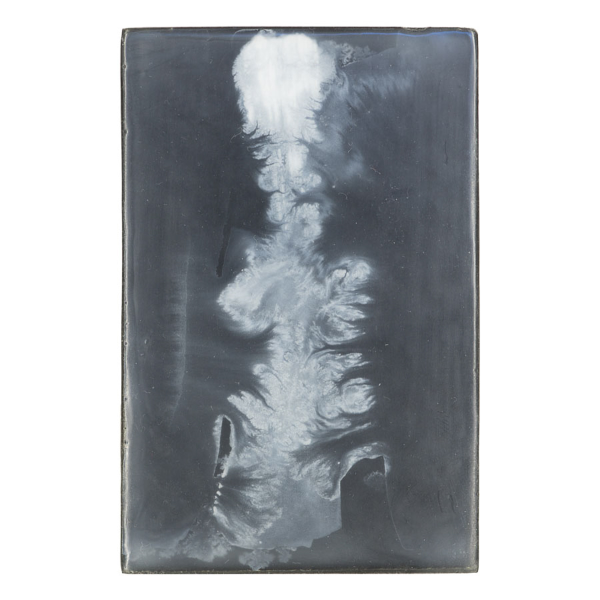
#> input picture assets/images/encaustic-paintings/All Thats Left.jpg, 1200 x 1200 px (shown at 1/2 size); its folder holds 4 pictures in this run
$ python resize_script.py
#> lines starting #> are read from the running program, lines starting #| are printed output that depends on the picture
from PIL import Image
import os

# --- CONFIGURATION: EDIT THIS SECTION ---

# 1. The specific folder you want to process right now
#    (Relative to where this script is located)
target_folder = 'assets/images/encaustic-paintings'

# 2. The new dimensions
target_width = 800
target_height = 600

# 3. Choose your resize mode (True or False)
#    True  = Force exact size (might stretch/squash the image)
#    False = Keep aspect ratio (fits image inside the box, no distortion)
FORCE_EXACT_SIZE = False

# ----------------------------------------

def process_images():
    # Define output path (creates a 'resized' folder inside the target folder)
    output_folder = os.path.join(target_folder, 'resized')

    if not os.path.exists(target_folder):
        print(f"Error: The folder '{target_folder}' does not exist.")
        return

    if not os.path.exists(output_folder):
        os.makedirs(output_folder)
        print(f"Created output folder: {output_folder}")

    count = 0

    print(f"Processing images in: {target_folder}...")

    for filename in os.listdir(target_folder):
        # Skip the 'resized' folder itself and non-image files
        if filename == 'resized':
            continue

        if filename.lower().endswith(('.png', '.jpg', '.jpeg', '.tiff', '.bmp', '.gif')):
            try:
                input_path = os.path.join(target_folder, filename)
                output_path = os.path.join(output_folder, filename)

                with Image.open(input_path) as img:
                    # Handle Convert to RGB if saving as JPG (prevents errors with PNG alphas)
#> img is the input picture: PIL image 1200x1200 RGB; mean R, G, B 173.9, 177.6, 181.5
                    if img.mode in ("RGBA", "P"):
                        img = img.convert("RGB")

                    if FORCE_EXACT_SIZE:
                        # Forces image to be exactly 800x600 (Stretches)
                        new_img = img.resize((target_width, target_height))
                        new_img.save(output_path)
                    else:
                        # Resizes to fit WITHIN 800x600 (Maintains shapes)
                        img.thumbnail((target_width, target_height))
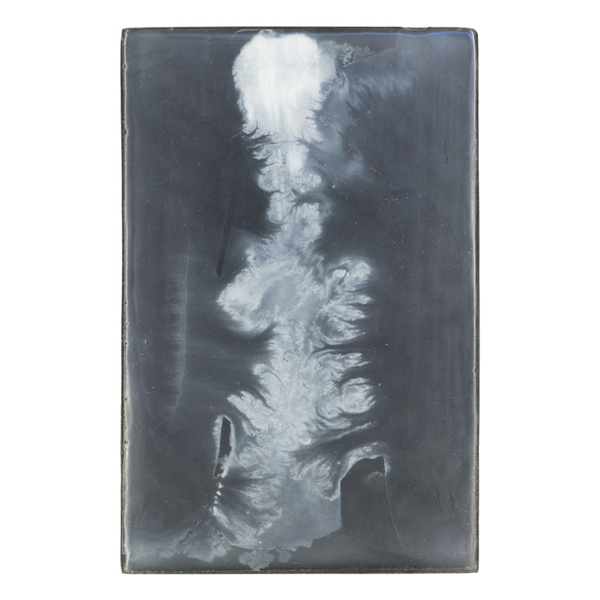
#> img: PIL image 600x600 RGB; mean R, G, B 173.9, 177.6, 181.5
                        img.save(output_path)

                    print(f"  [OK] {filename}")
                    count += 1

            except Exception as e:
                print(f"  [ERROR] {filename}: {e}")
#> pass 2 of the loop in process_images, `for filename in os.listdir(target_folder):`:
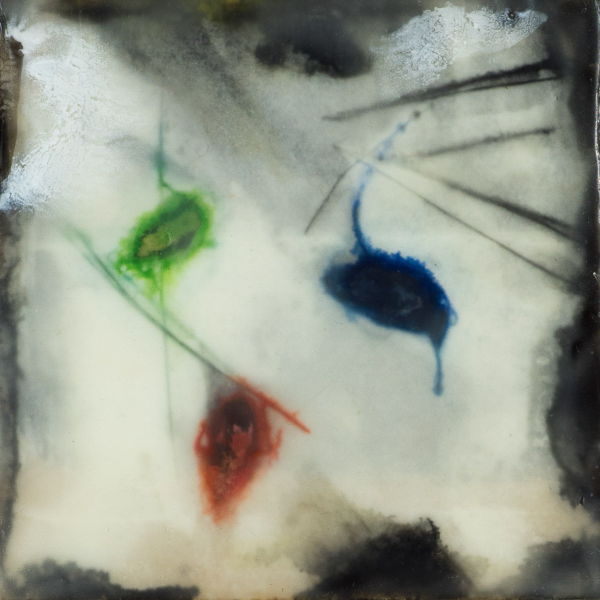
#> input picture assets/images/encaustic-paintings/Encaustic VII.jpg, 1200 x 1200 px (shown at 1/2 size)
#> in process_images, img is the input picture: PIL image 1200x1200 RGB; mean R, G, B 150.8, 155.8, 141.7
#> in process_images, `img.thumbnail((target_width, target_height))`:
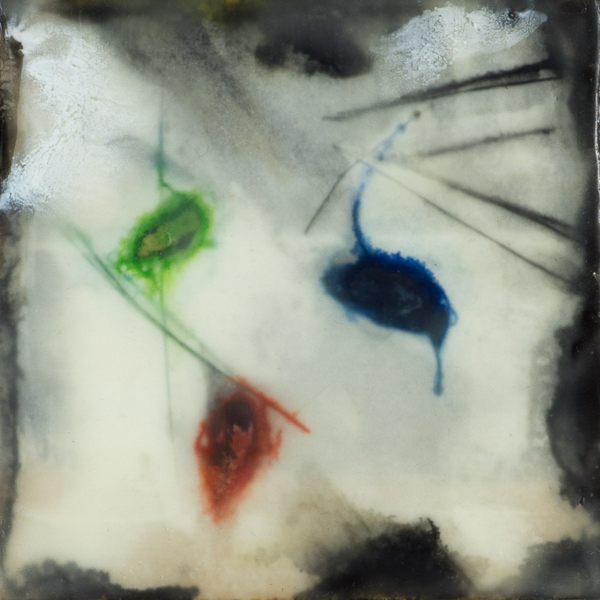
#> img: PIL image 600x600 RGB; mean R, G, B 150.8, 155.8, 141.7
#> pass 3 of the loop in process_images, `for filename in os.listdir(target_folder):`:
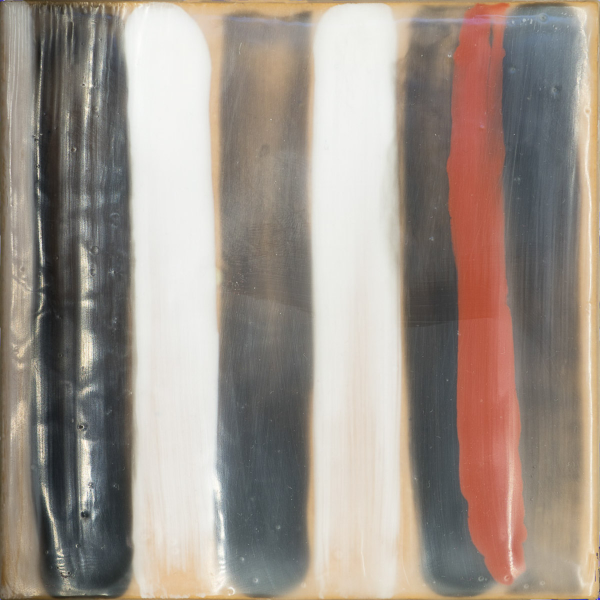
#> input picture assets/images/encaustic-paintings/Red Line.jpg, 1200 x 1200 px (shown at 1/2 size)
#> in process_images, img is the input picture: PIL image 1200x1200 RGB; mean R, G, B 157.9, 147, 137.9
#> in process_images, `img.thumbnail((target_width, target_height))`:
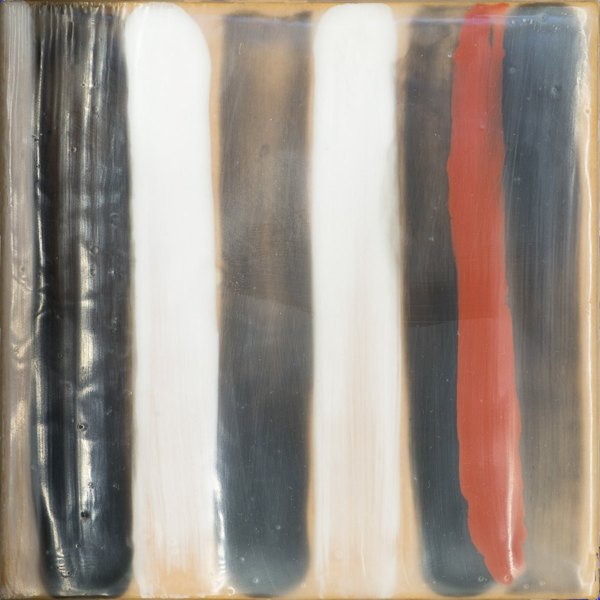
#> img: PIL image 600x600 RGB; mean R, G, B 157.9, 147, 137.9
#> the loop made 5 passes; the first 3 are shown

    print(f"Done! Processed {count} images.")
    print(f"New images are located in: {output_folder}")

if __name__ == "__main__":
    process_images()
